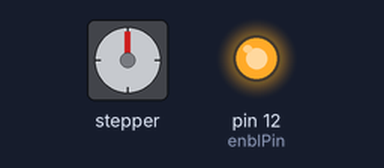
Simulated run of this sketch. Board: Arduino Uno, built with avr-gcc and run on an emulated ATmega328P. On the bench: stepper motor, output pins drawn as LEDs (lit = HIGH). Wiring (inferred from the names in the program): stepper motor driver (200 steps per turn assumed): step pin 10; direction pin 11. Pins used as bus, display or sensor lines are not drawn.

Above: at 0.05 s.
At 1.3 s:
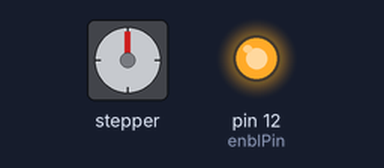
At 3.35 s:
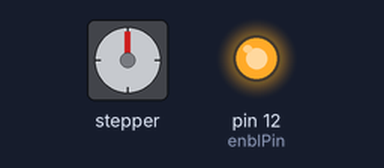
At 6.65 s:
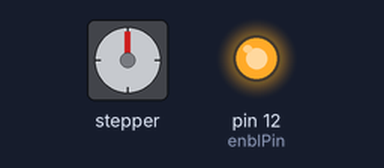
Timing chart, 0 to 8.7 s (numbered marks = the images above):
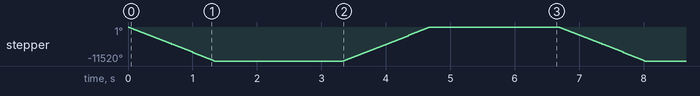

Measured:
- by itself, stepper: turns 11520° counter-clockwise in 1.3 s, then 11520° clockwise in 1.3 s, repeating every 6.7 s

The sketch:

Stepper_Test_2.ino
```cpp
int stepPin = 10;
int dirPin = 11;
int enblPin = 12;
int Distance = 0;

void setup() {
pinMode (stepPin, OUTPUT);
pinMode (dirPin, OUTPUT);
pinMode (enblPin, OUTPUT);
digitalWrite(stepPin, LOW);
digitalWrite(dirPin, LOW);
digitalWrite(enblPin, HIGH);
}

void loop() {
for(int x=0; x<1600; x++){
digitalWrite(stepPin, HIGH);
delayMicroseconds(100);
digitalWrite(stepPin, LOW);
delayMicroseconds(100);
Distance = Distance + 1;
}

if (Distance == 6400)
{
if (digitalRead(dirPin) == LOW)
{
digitalWrite(dirPin, HIGH);
}
else
{
digitalWrite(dirPin, LOW);
}
Distance = 0;
delay(2000);
}
}
```
